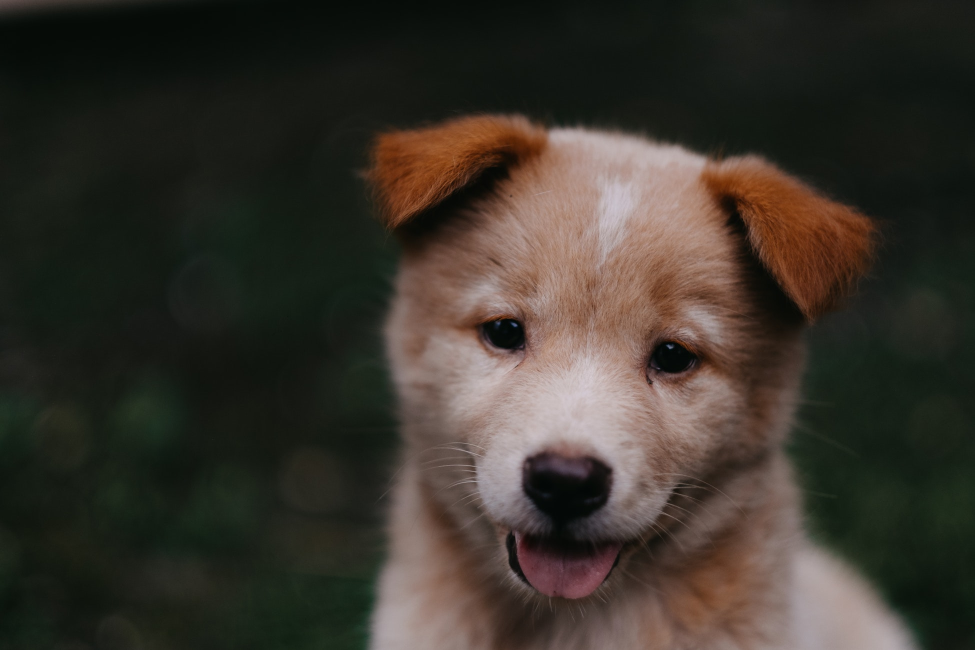
#> input picture data/00-puppy.jpg, 1950 x 1300 px, found by its file name (shown at 1/2 size)
$ jupyter execute 3.makerborder.ipynb
#> lines starting #> are read from the running program, lines starting #| are printed output that depends on the picture
***ĐÁNH DẤU ĐƯỜNG VIỀN ẢNH***

[cell 1]
import cv2
import matplotlib.pyplot as plt

[cell 2]
#Hàm copyMakeBorder() để tạo đường viền ảnh
'''
cv2.copyMakeBorder(	src, top, bottom, left, right, borderType[, dst[, value]]	) ->	dst
- Trong đó:
    + src: Ảnh gốc
    + top, bottom, left, right: Kích thước đường viền cần tạo ở các cạnh tương ứng
    + borderType: Kiểu đường viền (BORDER_CONSTANT, BORDER_REFLECT, BORDER_REFLECT_101/ BORDER_DEFAULT, BORDER_REPLICATE, BORDER_WRAP)
    + value: Màu sắc của đường viền nếu sử dụng kiểu BORDER_CONSTANT
- Trả về: Ảnh sau khi thêm đường viền
'''
img = cv2.imread(r'..\data\00-puppy.jpg')
#> img is the input picture: shape (1300, 1950, 3); mean B, G, R 43.8, 51.8, 57.3
cv2.resize(img, (400, 400))

# Tạo các kiểu đường viền khác nhau
bordered_img = cv2.copyMakeBorder(img, 50, 50, 100, 100, cv2.BORDER_CONSTANT, value=[0, 255, 0])
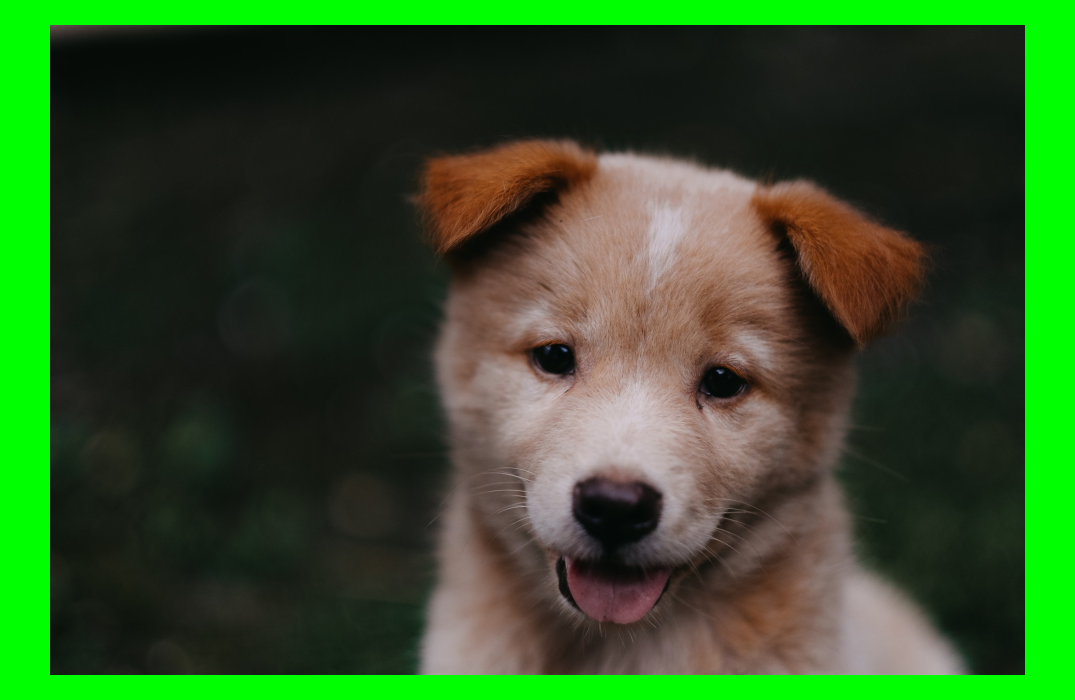
#> bordered_img: shape (1400, 2150, 3) (shown at 1/2 size); mean B, G, R 36.9, 83.9, 48.2

# Phản chiếu ảnh làm đường viền
# bordered_img = cv2.copyMakeBorder(img, 50, 50, 100, 100, cv2.BORDER_REFLECT)

 # Nhân bản pixel cạnh làm đường viền
# bordered_img = cv2.copyMakeBorder(img, 350, 350, 100, 100, cv2.BORDER_REPLICATE)

# Lấy phần ảnh bên kia làm đường viền
# bordered_img = cv2.copyMakeBorder(img, 50, 50, 100, 100, cv2.BORDER_WRAP)

[cell 3]
plt.imshow(cv2.cvtColor(bordered_img, cv2.COLOR_BGR2RGB))
plt.axis('off')
plt.show()


$ run again, with data/sammy.jpg copied over data/00-puppy.jpg
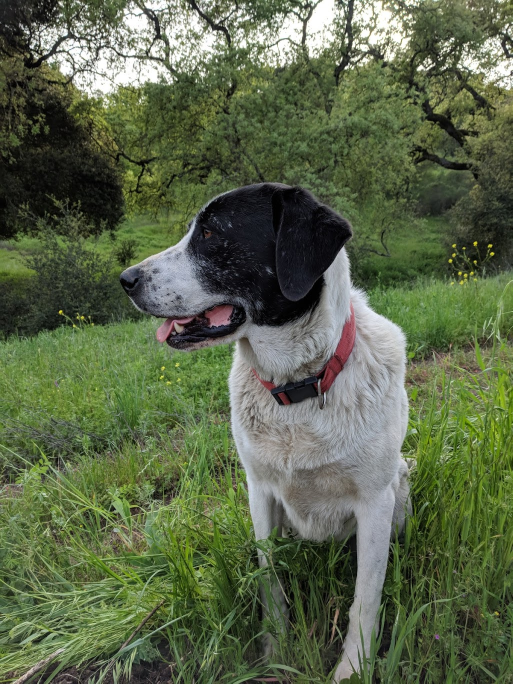
#> input picture data/sammy.jpg, 1025 x 1367 px, found by its file name (shown at 1/2 size)
#> img is the input picture: shape (1367, 1025, 3); mean B, G, R 74.2, 102.6, 91.2
#> `bordered_img = cv2.copyMakeBorder(img, 50, 50, 100, 100, cv2.BORDER_CO..`:
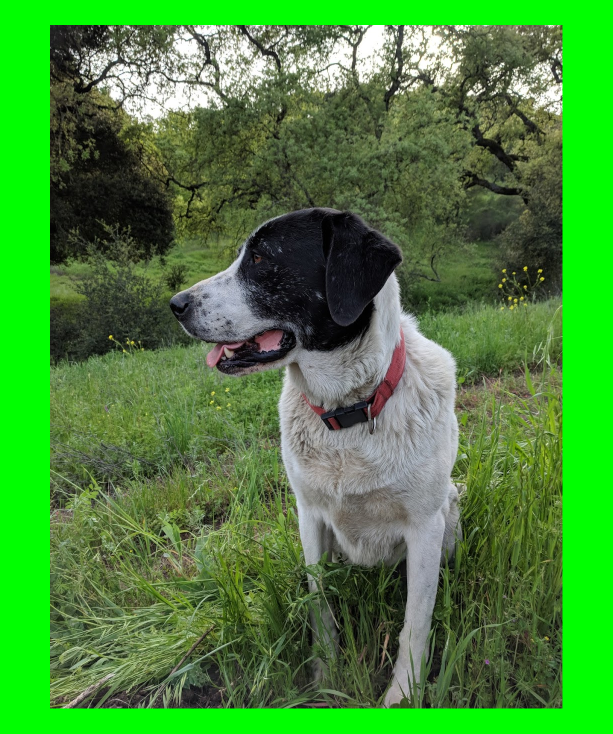
#> bordered_img: shape (1467, 1225, 3) (shown at 1/2 size); mean B, G, R 57.8, 136.2, 71.1
